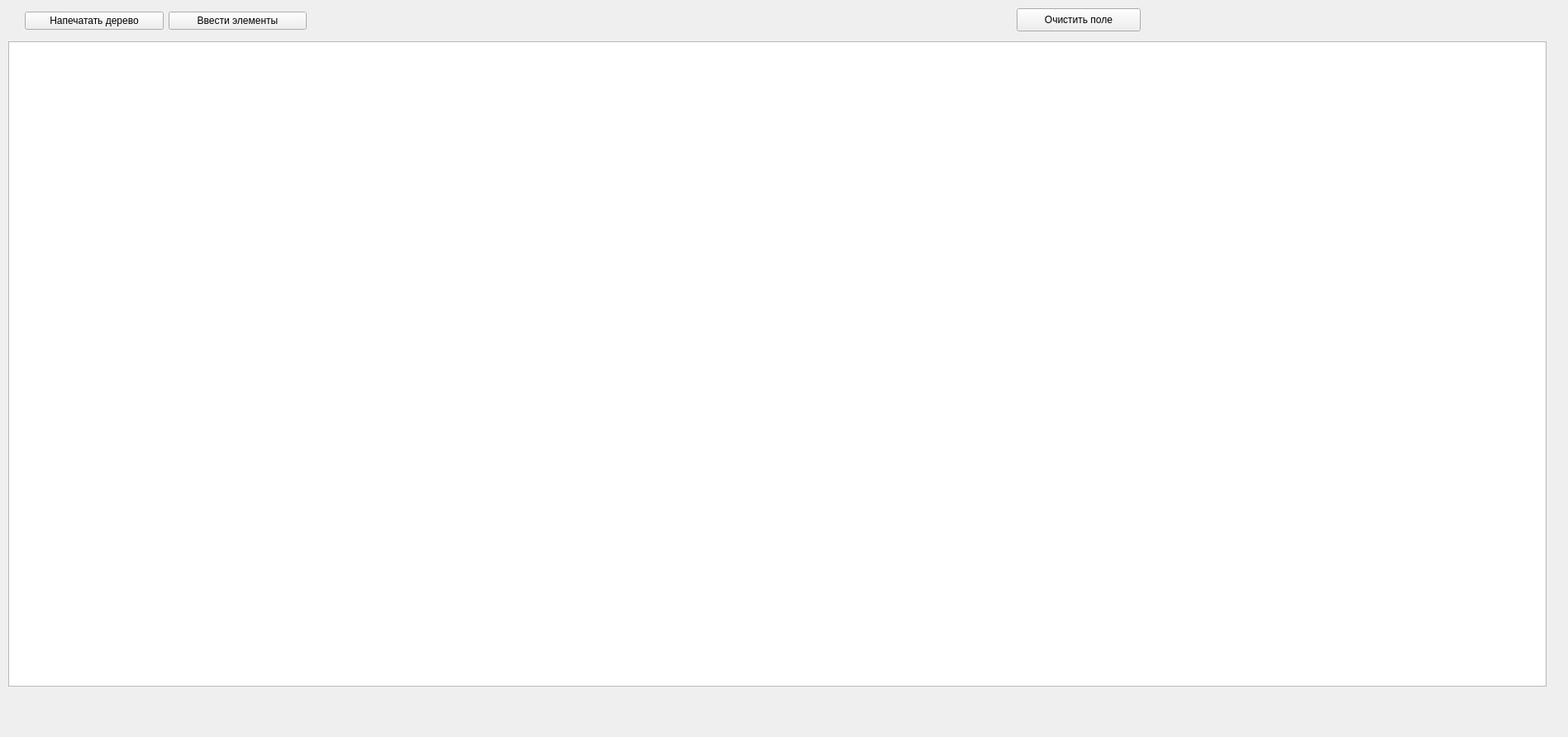
<?xml version="1.0" encoding="UTF-8"?>
<ui version="4.0">
 <class>Widget</class>
 <widget class="QWidget" name="Widget">
  <property name="geometry">
   <rect>
    <x>0</x>
    <y>0</y>
    <width>1897</width>
    <height>892</height>
   </rect>
  </property>
  <property name="windowTitle">
   <string>Widget</string>
  </property>
  <widget class="QWidget" name="gridLayoutWidget">
   <property name="geometry">
    <rect>
     <x>10</x>
     <y>50</y>
     <width>1861</width>
     <height>781</height>
    </rect>
   </property>
   <layout class="QGridLayout" name="gridLayout_2">
    <item row="0" column="0">
     <widget class="QGraphicsView" name="graphicsView"/>
    </item>
   </layout>
  </widget>
  <widget class="QWidget" name="gridLayoutWidget_2">
   <property name="geometry">
    <rect>
     <x>30</x>
     <y>10</y>
     <width>341</width>
     <height>30</height>
    </rect>
   </property>
   <layout class="QHBoxLayout" name="horizontalLayout">
    <item>
     <widget class="QPushButton" name="createBalancedTreeBtn">
      <property name="maximumSize">
       <size>
        <width>170</width>
        <height>16777215</height>
       </size>
      </property>
      <property name="text">
       <string>Напечатать дерево</string>
      </property>
     </widget>
    </item>
    <item>
     <widget class="QPushButton" name="inputDataBtn">
      <property name="maximumSize">
       <size>
        <width>180</width>
        <height>16777215</height>
       </size>
      </property>
      <property name="text">
       <string>Ввести элементы</string>
      </property>
     </widget>
    </item>
   </layout>
  </widget>
  <widget class="QPushButton" name="clearSceneBtn">
   <property name="geometry">
    <rect>
     <x>1230</x>
     <y>10</y>
     <width>150</width>
     <height>28</height>
    </rect>
   </property>
   <property name="text">
    <string>Очистить поле</string>
   </property>
  </widget>
 </widget>
 <resources/>
 <connections/>
</ui>
